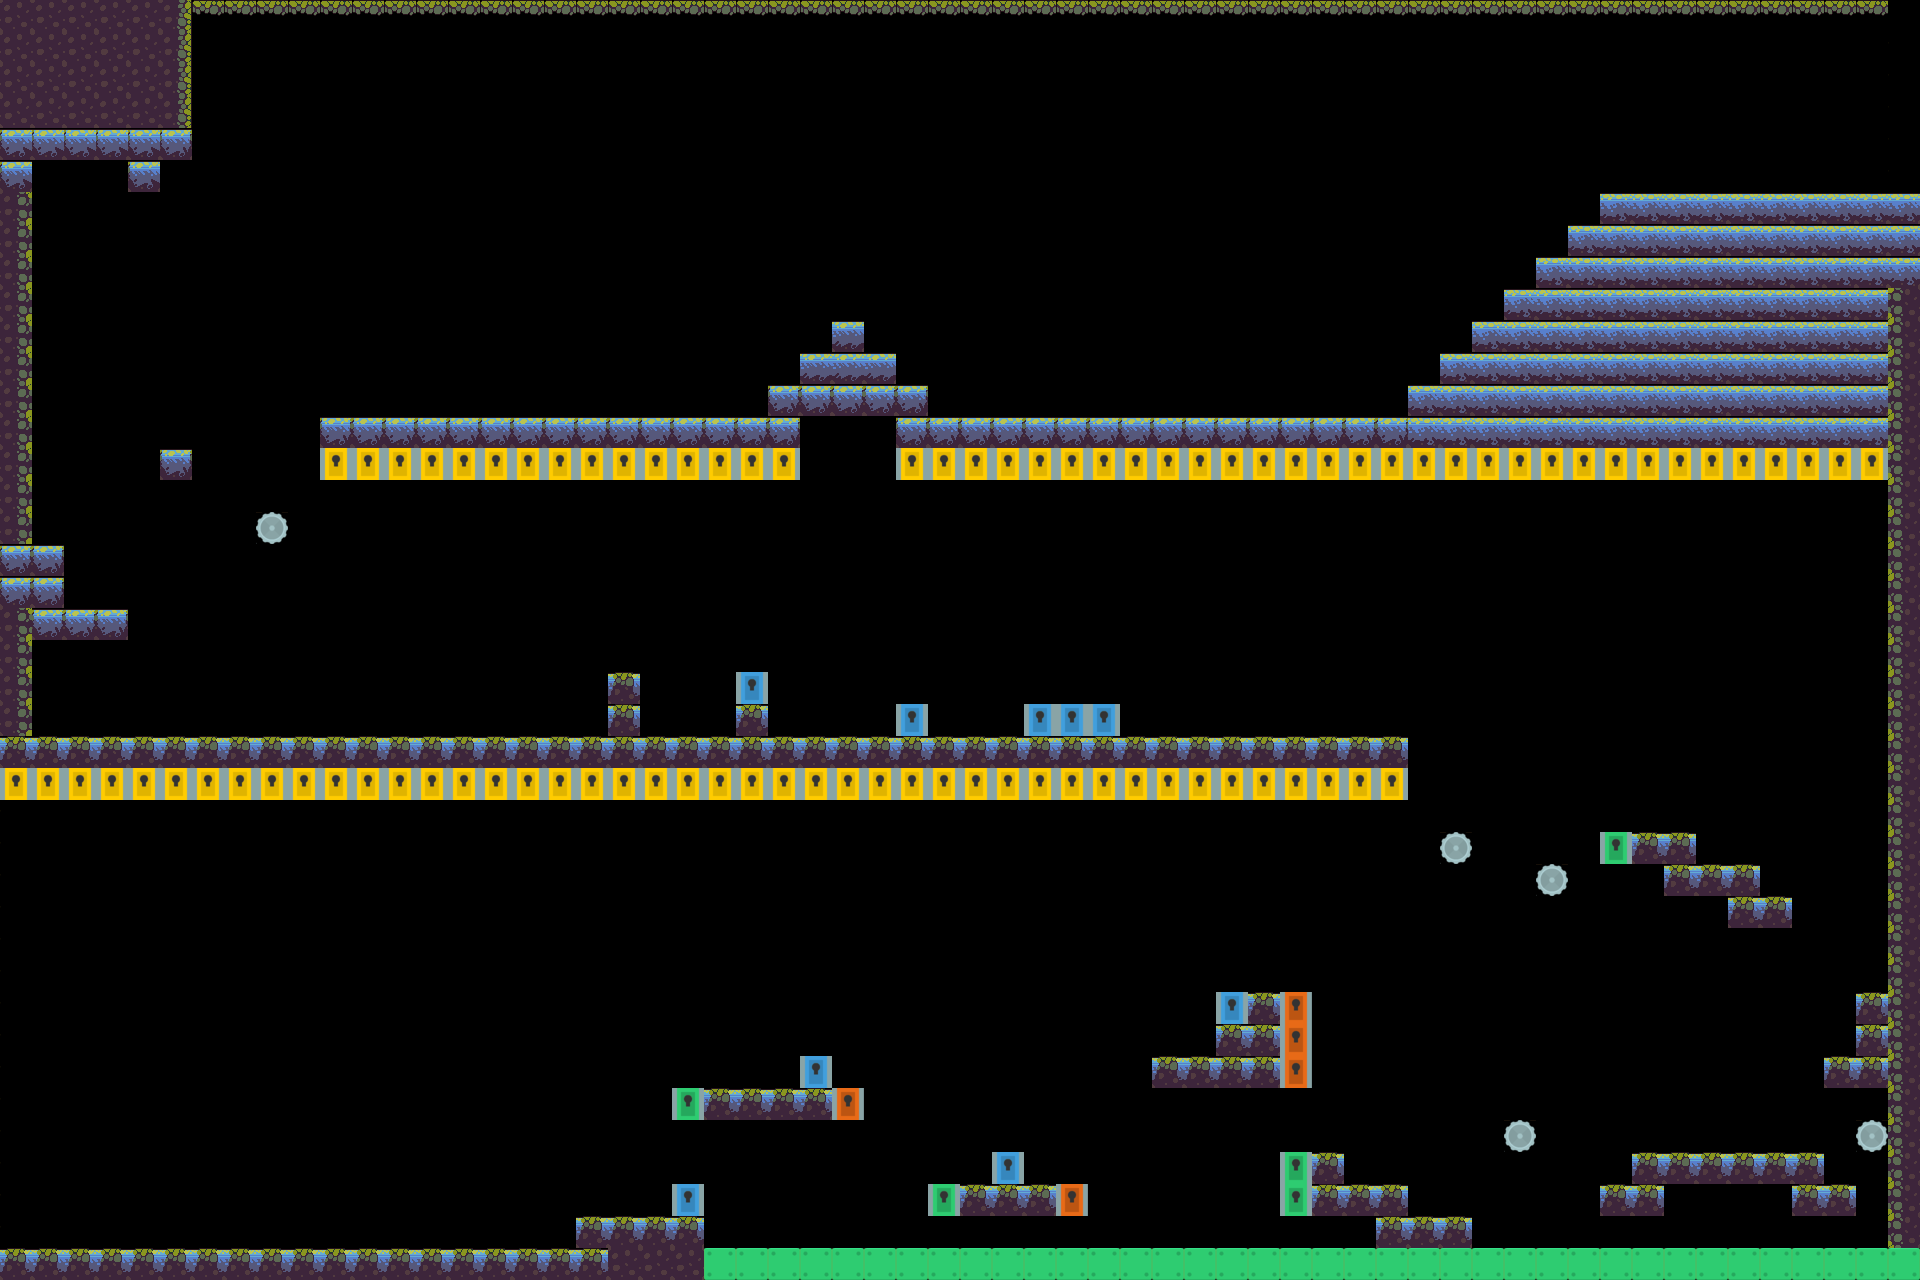

A level layout from a 2D game, rendered from its tile map. Below: a short description, then the map file with tile-grid data replaced by summaries:
An orthogonal 60x40 tile map with 32x32 px tiles, 1 tile layer (Calque de Tuiles 1), 3 tilesets and 19 objects (2x chargeur, 2x tourelle, banc, volant, left, ...).

<map version="1.10" tiledversion="1.12.1" orientation="orthogonal" renderorder="right-down" width="60" height="40" tilewidth="32" tileheight="32" infinite="0" nextlayerid="4" nextobjectid="133">
 <tileset firstgid="1" name="platform" tilewidth="32" tileheight="32" tilecount="60" columns="10">
  <image source="../Swamp/Tiles/Tileset.png" width="320" height="192" />
  <tile id="0">
   <properties>
    <property name="type" value="ground" />
   </properties>
  </tile>
  <tile id="1">
   <properties>
    <property name="type" value="ground" />
   </properties>
  </tile>
  <tile id="2">
   <properties>
    <property name="type" value="ground" />
   </properties>
  </tile>
  <tile id="3">
   <properties>
    <property name="type" value="ground" />
   </properties>
  </tile>
  <tile id="4">
   <properties>
    <property name="type" value="ground" />
   </properties>
  </tile>
  <tile id="5">
   <properties>
    <property name="type" value="ground" />
   </properties>
  </tile>
  <tile id="6">
   <properties>
    <property name="type" value="ground" />
   </properties>
  </tile>
  <tile id="7">
   <properties>
    <property name="type" value="ground" />
   </properties>
  </tile>
  <tile id="8">
   <properties>
    <property name="type" value="ground" />
   </properties>
  </tile>
  <tile id="9">
   <properties>
    <property name="type" value="ground" />
   </properties>
  </tile>
  <tile id="10">
   <properties>
    <property name="type" value="ground" />
   </properties>
  </tile>
  <tile id="11">
   <properties>
    <property name="type" value="ground" />
   </properties>
  </tile>
  <tile id="12">
   <properties>
    <property name="type" value="ground" />
   </properties>
  </tile>
  <tile id="13">
   <properties>
    <property name="type" value="ground" />
   </properties>
  </tile>
  <tile id="14">
   <properties>
    <property name="type" value="ground" />
   </properties>
  </tile>
  <tile id="15">
   <properties>
    <property name="type" value="ground" />
   </properties>
  </tile>
  <tile id="16">
   <properties>
    <property name="type" value="ground" />
   </properties>
  </tile>
  <tile id="17">
   <properties>
    <property name="type" value="ground" />
   </properties>
  </tile>
  <tile id="18">
   <properties>
    <property name="type" value="ground" />
   </properties>
  </tile>
  <tile id="19">
   <properties>
    <property name="type" value="ground" />
   </properties>
  </tile>
  <tile id="20">
   <properties>
    <property name="type" value="ground" />
   </properties>
  </tile>
  <tile id="21">
   <properties>
    <property name="type" value="ground" />
   </properties>
  </tile>
  <tile id="22">
   <properties>
    <property name="type" value="ground" />
   </properties>
  </tile>
  <tile id="23">
   <properties>
    <property name="type" value="ground" />
   </properties>
  </tile>
  <tile id="24">
   <properties>
    <property name="type" value="ground" />
   </properties>
  </tile>
  <tile id="25">
   <properties>
    <property name="type" value="ground" />
   </properties>
  </tile>
  <tile id="26">
   <properties>
    <property name="type" value="ground" />
   </properties>
  </tile>
  <tile id="27">
   <properties>
    <property name="type" value="ground" />
   </properties>
  </tile>
  <tile id="28">
   <properties>
    <property name="type" value="ground" />
   </properties>
  </tile>
  <tile id="29">
   <properties>
    <property name="type" value="ground" />
   </properties>
  </tile>
  <tile id="30">
   <properties>
    <property name="type" value="ground" />
   </properties>
  </tile>
  <tile id="31">
   <properties>
    <property name="type" value="ground" />
   </properties>
  </tile>
  <tile id="32">
   <properties>
    <property name="type" value="ground" />
   </properties>
  </tile>
  <tile id="33">
   <properties>
    <property name="type" value="ground" />
   </properties>
  </tile>
  <tile id="34">
   <properties>
    <property name="type" value="ground" />
   </properties>
  </tile>
  <tile id="35">
   <properties>
    <property name="type" value="ground" />
   </properties>
  </tile>
  <tile id="36">
   <properties>
    <property name="type" value="ground" />
   </properties>
  </tile>
  <tile id="37">
   <properties>
    <property name="type" value="ground" />
   </properties>
  </tile>
  <tile id="38">
   <properties>
    <property name="type" value="ground" />
   </properties>
  </tile>
  <tile id="39">
   <properties>
    <property name="type" value="ground" />
   </properties>
  </tile>
  <tile id="40">
   <properties>
    <property name="type" value="ground" />
   </properties>
  </tile>
  <tile id="41">
   <properties>
    <property name="type" value="ground" />
   </properties>
  </tile>
  <tile id="42">
   <properties>
    <property name="type" value="ground" />
   </properties>
  </tile>
  <tile id="43">
   <properties>
    <property name="type" value="ground" />
   </properties>
  </tile>
  <tile id="44">
   <properties>
    <property name="type" value="ground" />
   </properties>
  </tile>
  <tile id="45">
   <properties>
    <property name="type" value="ground" />
   </properties>
  </tile>
  <tile id="46">
   <properties>
    <property name="type" value="ground" />
   </properties>
  </tile>
  <tile id="47">
   <properties>
    <property name="type" value="ground" />
   </properties>
  </tile>
  <tile id="48">
   <properties>
    <property name="type" value="ground" />
   </properties>
  </tile>
  <tile id="49">
   <properties>
    <property name="type" value="ground" />
   </properties>
  </tile>
  <tile id="50">
   <properties>
    <property name="type" value="ground" />
   </properties>
  </tile>
  <tile id="51">
   <properties>
    <property name="type" value="ground" />
   </properties>
  </tile>
  <tile id="52">
   <properties>
    <property name="type" value="ground" />
   </properties>
  </tile>
  <tile id="53">
   <properties>
    <property name="type" value="ground" />
   </properties>
  </tile>
  <tile id="54">
   <properties>
    <property name="type" value="ground" />
   </properties>
  </tile>
  <tile id="55">
   <properties>
    <property name="type" value="ground" />
   </properties>
  </tile>
  <tile id="56">
   <properties>
    <property name="type" value="ground" />
   </properties>
  </tile>
  <tile id="57">
   <properties>
    <property name="type" value="ground" />
   </properties>
  </tile>
  <tile id="58">
   <properties>
    <property name="type" value="ground" />
   </properties>
  </tile>
  <tile id="59">
   <properties>
    <property name="type" value="ground" />
   </properties>
  </tile>
 </tileset>
 <tileset firstgid="61" source="../traps.tsx" />
 <tileset firstgid="159" source="../Swamp/Objects/objects.tsx" />
 <layer id="2" name="Calque de Tuiles 1" width="60" height="40">
  <data>[2400 cells, 567 non-empty, 17 distinct tile ids]</data>
 </layer>
 <objectgroup id="3" name="Calque d'Objets 1">
  <object id="2" gid="187" x="585.729" y="1215.7" width="63" height="59" />
  <object id="59" name="banc" gid="200" x="191.278" y="1226.44" width="11" height="21" />
  <object id="60" gid="183" x="1679.5" y="1154.88" width="109" height="41" />
  <object id="61" gid="186" x="1257.96" y="736.988" width="47" height="55" />
  <object id="62" gid="181" x="59.2353" y="738.372" width="89" height="26" />
  <object id="63" gid="192" x="330.893" y="1248.73" width="101" height="103" />
  <object id="110" gid="188" x="824.053" y="320.854" width="47" height="57" />
  </objectgroup>
</map>
<!-- 12 of 19 objects omitted -->
